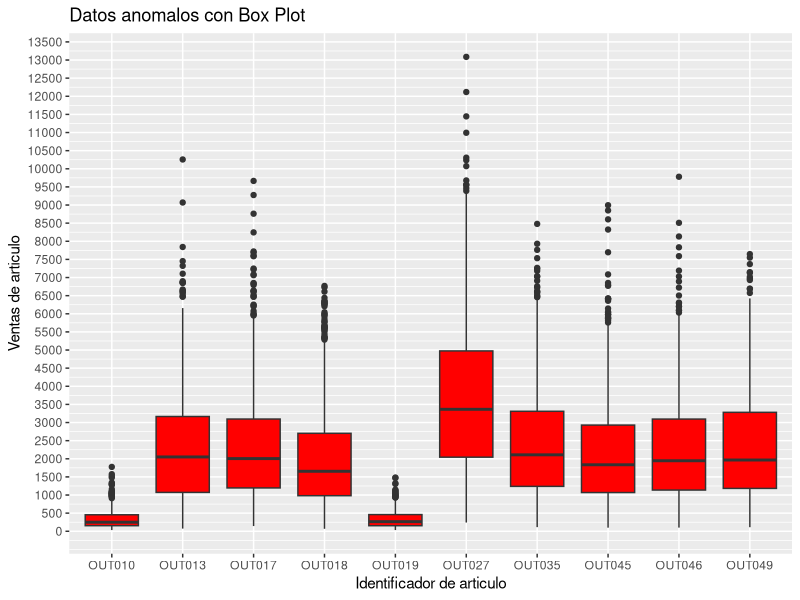

Write R code to recreate this figure.
library("readxl") # Libreria para leer archivos de excel
library("ggplot2") # Libreria para hacer plots avanzados

# Establecemos el working directory como el directorio actual
directorio <- dirname(parent.frame(2)$ofile)
setwd(directorio)

# Leemos los datos desde el excel
datos <- read_excel("Dataset.xlsx")

# Representamos los datos usando caja y bigotes, pudiendo verse los outliers
print(ggplot(datos, aes(Outlet_Identifier, Item_Outlet_Sales)) 
        + geom_boxplot(fill = "red")+ scale_y_continuous("Ventas de articulo", breaks= seq(0,15000, by=500)) 
        + labs(title = "Datos anomalos con Box Plot", x = "Identificador de articulo"))
